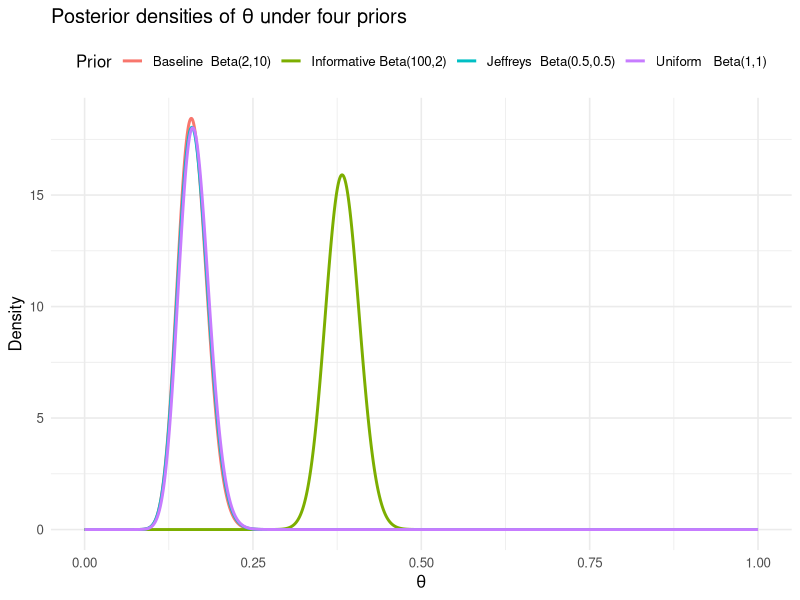

Generate this figure with R:
## ---- chunk 1
knitr::opts_chunk$set(echo = TRUE)
## ---- chunk 2

## ---- chunk 3

## ---- chunk 4

## ---- chunk 5

## ---- chunk 6

library(tidyverse)

# Data
n <- 274
y <- 44

# Priors
priors <- tribble(
  ~name,                      ~alpha, ~beta,
  "Baseline  Beta(2,10)",       2,     10,
  "Uniform   Beta(1,1)",        1,      1,
  "Jeffreys  Beta(0.5,0.5)",    0.5,    0.5,
  "Informative Beta(100,2)",  100,      2
)

# Posterior params and means
post <- priors %>%
  mutate(
    alpha_post = alpha + y,
    beta_post  = beta  + (n - y),
    post_mean  = (alpha + y) / (alpha + beta + n)
  )

print(post)

# Grid and densities
theta_grid <- seq(0, 1, length.out = 2001)

dens <- post %>%
  rowwise() %>%
  mutate(d = list(tibble(
    theta = theta_grid,
    density = dbeta(theta_grid, alpha_post, beta_post)
  ))) %>%
  unnest(d) %>%
  ungroup()

# Plot
ggplot(dens, aes(theta, density, color = name)) +
  geom_line(linewidth = 1) +
  labs(
    title = expression("Posterior densities of " * theta * " under four priors"),
    x = expression(theta),
    y = "Density",
    color = "Prior"
  ) +
  theme_minimal(base_size = 12) +
  theme(legend.position = "top")

